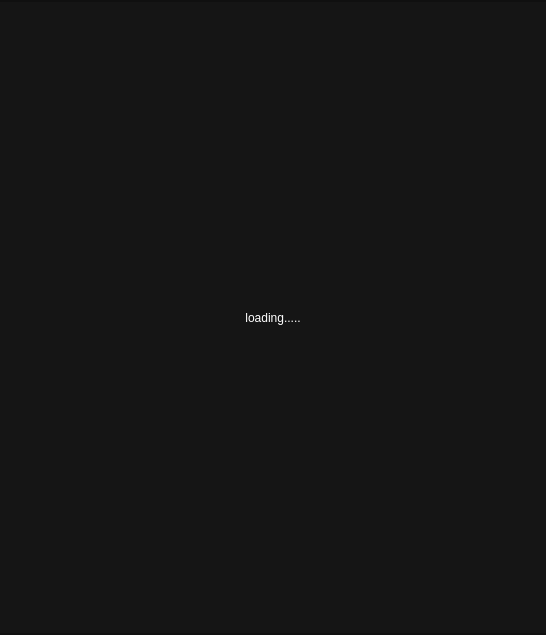
<?xml version="1.0" encoding="UTF-8"?>
<ui version="4.0">
 <class>full_view</class>
 <widget class="QMainWindow" name="full_view">
  <property name="geometry">
   <rect>
    <x>0</x>
    <y>0</y>
    <width>546</width>
    <height>635</height>
   </rect>
  </property>
  <property name="sizePolicy">
   <sizepolicy hsizetype="Ignored" vsizetype="Ignored">
    <horstretch>0</horstretch>
    <verstretch>0</verstretch>
   </sizepolicy>
  </property>
  <property name="palette">
   <palette>
    <active>
     <colorrole role="Base">
      <brush brushstyle="SolidPattern">
       <color alpha="255">
        <red>255</red>
        <green>255</green>
        <blue>255</blue>
       </color>
      </brush>
     </colorrole>
     <colorrole role="Window">
      <brush brushstyle="SolidPattern">
       <color alpha="255">
        <red>21</red>
        <green>21</green>
        <blue>21</blue>
       </color>
      </brush>
     </colorrole>
    </active>
    <inactive>
     <colorrole role="Base">
      <brush brushstyle="SolidPattern">
       <color alpha="255">
        <red>255</red>
        <green>255</green>
        <blue>255</blue>
       </color>
      </brush>
     </colorrole>
     <colorrole role="Window">
      <brush brushstyle="SolidPattern">
       <color alpha="255">
        <red>21</red>
        <green>21</green>
        <blue>21</blue>
       </color>
      </brush>
     </colorrole>
    </inactive>
    <disabled>
     <colorrole role="Base">
      <brush brushstyle="SolidPattern">
       <color alpha="255">
        <red>21</red>
        <green>21</green>
        <blue>21</blue>
       </color>
      </brush>
     </colorrole>
     <colorrole role="Window">
      <brush brushstyle="SolidPattern">
       <color alpha="255">
        <red>21</red>
        <green>21</green>
        <blue>21</blue>
       </color>
      </brush>
     </colorrole>
    </disabled>
   </palette>
  </property>
  <property name="windowTitle">
   <string>full_view</string>
  </property>
  <widget class="QWidget" name="centralwidget">
   <property name="sizePolicy">
    <sizepolicy hsizetype="Ignored" vsizetype="Ignored">
     <horstretch>0</horstretch>
     <verstretch>0</verstretch>
    </sizepolicy>
   </property>
   <layout class="QVBoxLayout" name="verticalLayout">
    <property name="spacing">
     <number>0</number>
    </property>
    <property name="leftMargin">
     <number>0</number>
    </property>
    <property name="topMargin">
     <number>0</number>
    </property>
    <property name="rightMargin">
     <number>0</number>
    </property>
    <property name="bottomMargin">
     <number>0</number>
    </property>
    <item>
     <widget class="QFrame" name="top_frame">
      <property name="enabled">
       <bool>false</bool>
      </property>
      <property name="frameShape">
       <enum>QFrame::StyledPanel</enum>
      </property>
      <property name="frameShadow">
       <enum>QFrame::Raised</enum>
      </property>
      <layout class="QHBoxLayout" name="top_frame_layout">
       <property name="spacing">
        <number>4</number>
       </property>
       <property name="leftMargin">
        <number>0</number>
       </property>
       <property name="topMargin">
        <number>0</number>
       </property>
       <property name="rightMargin">
        <number>0</number>
       </property>
       <property name="bottomMargin">
        <number>0</number>
       </property>
      </layout>
     </widget>
    </item>
    <item>
     <widget class="QFrame" name="mid_frame">
      <property name="sizePolicy">
       <sizepolicy hsizetype="Expanding" vsizetype="Expanding">
        <horstretch>0</horstretch>
        <verstretch>0</verstretch>
       </sizepolicy>
      </property>
      <property name="frameShape">
       <enum>QFrame::NoFrame</enum>
      </property>
      <property name="frameShadow">
       <enum>QFrame::Plain</enum>
      </property>
      <property name="lineWidth">
       <number>0</number>
      </property>
      <layout class="QHBoxLayout" name="mid_frame_layout">
       <property name="spacing">
        <number>0</number>
       </property>
       <property name="leftMargin">
        <number>0</number>
       </property>
       <property name="topMargin">
        <number>0</number>
       </property>
       <property name="rightMargin">
        <number>0</number>
       </property>
       <property name="bottomMargin">
        <number>0</number>
       </property>
       <item>
        <widget class="QLabel" name="pix_label">
         <property name="sizePolicy">
          <sizepolicy hsizetype="Expanding" vsizetype="Expanding">
           <horstretch>0</horstretch>
           <verstretch>0</verstretch>
          </sizepolicy>
         </property>
         <property name="palette">
          <palette>
           <active>
            <colorrole role="WindowText">
             <brush brushstyle="SolidPattern">
              <color alpha="255">
               <red>255</red>
               <green>255</green>
               <blue>255</blue>
              </color>
             </brush>
            </colorrole>
           </active>
           <inactive>
            <colorrole role="WindowText">
             <brush brushstyle="SolidPattern">
              <color alpha="255">
               <red>255</red>
               <green>255</green>
               <blue>255</blue>
              </color>
             </brush>
            </colorrole>
           </inactive>
           <disabled>
            <colorrole role="WindowText">
             <brush brushstyle="SolidPattern">
              <color alpha="255">
               <red>120</red>
               <green>120</green>
               <blue>120</blue>
              </color>
             </brush>
            </colorrole>
           </disabled>
          </palette>
         </property>
         <property name="frameShadow">
          <enum>QFrame::Plain</enum>
         </property>
         <property name="lineWidth">
          <number>0</number>
         </property>
         <property name="text">
          <string>loading.....</string>
         </property>
         <property name="scaledContents">
          <bool>false</bool>
         </property>
         <property name="alignment">
          <set>Qt::AlignCenter</set>
         </property>
        </widget>
       </item>
      </layout>
     </widget>
    </item>
    <item>
     <widget class="QFrame" name="bottom_frame">
      <property name="frameShape">
       <enum>QFrame::StyledPanel</enum>
      </property>
      <property name="frameShadow">
       <enum>QFrame::Raised</enum>
      </property>
      <layout class="QGridLayout" name="bottom_frame_layout">
       <property name="leftMargin">
        <number>0</number>
       </property>
       <property name="topMargin">
        <number>0</number>
       </property>
       <property name="rightMargin">
        <number>0</number>
       </property>
       <property name="bottomMargin">
        <number>0</number>
       </property>
       <property name="horizontalSpacing">
        <number>4</number>
       </property>
       <property name="verticalSpacing">
        <number>0</number>
       </property>
      </layout>
     </widget>
    </item>
   </layout>
  </widget>
 </widget>
 <resources/>
 <connections/>
</ui>
